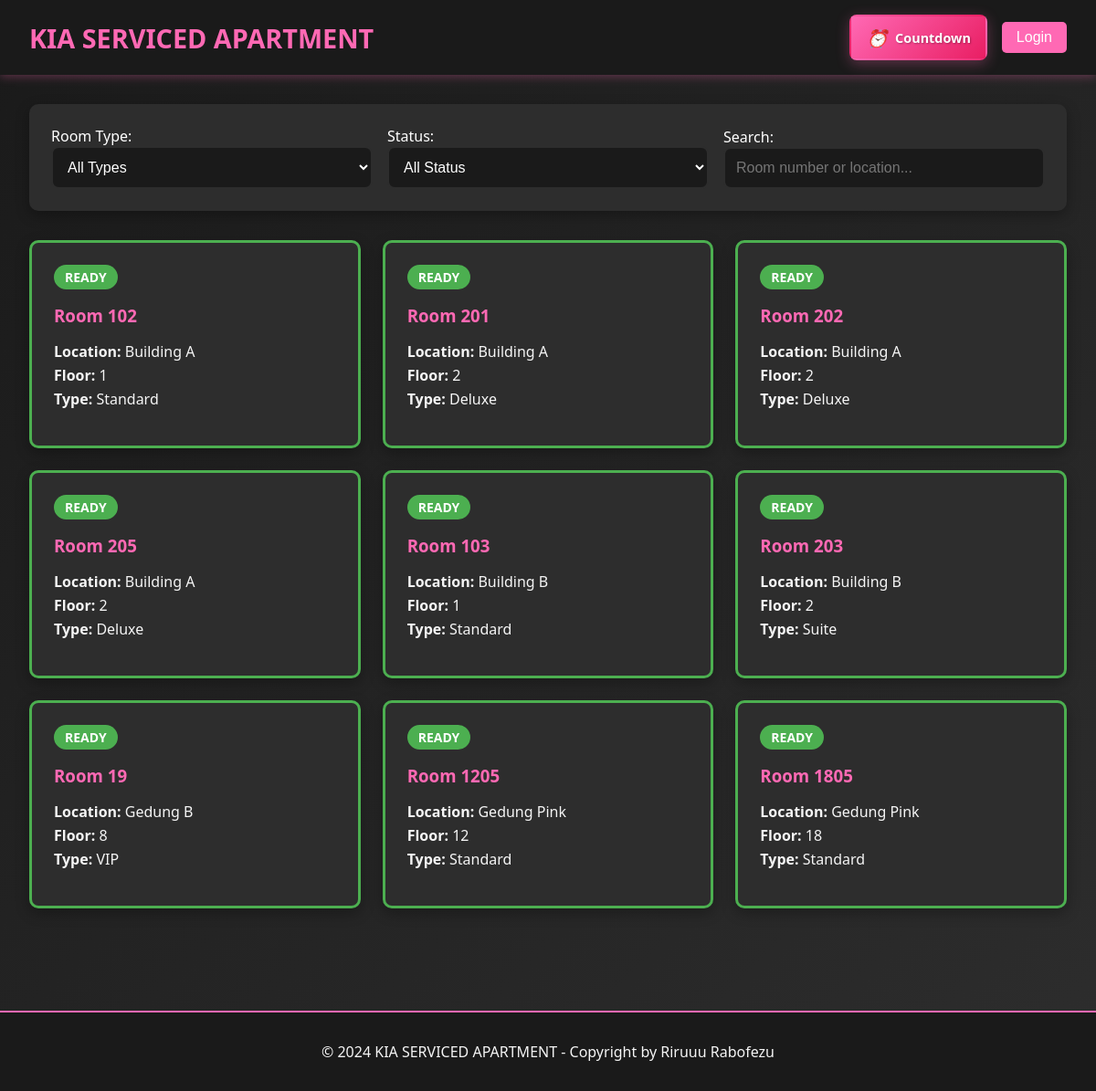
Before: / with the older database file.
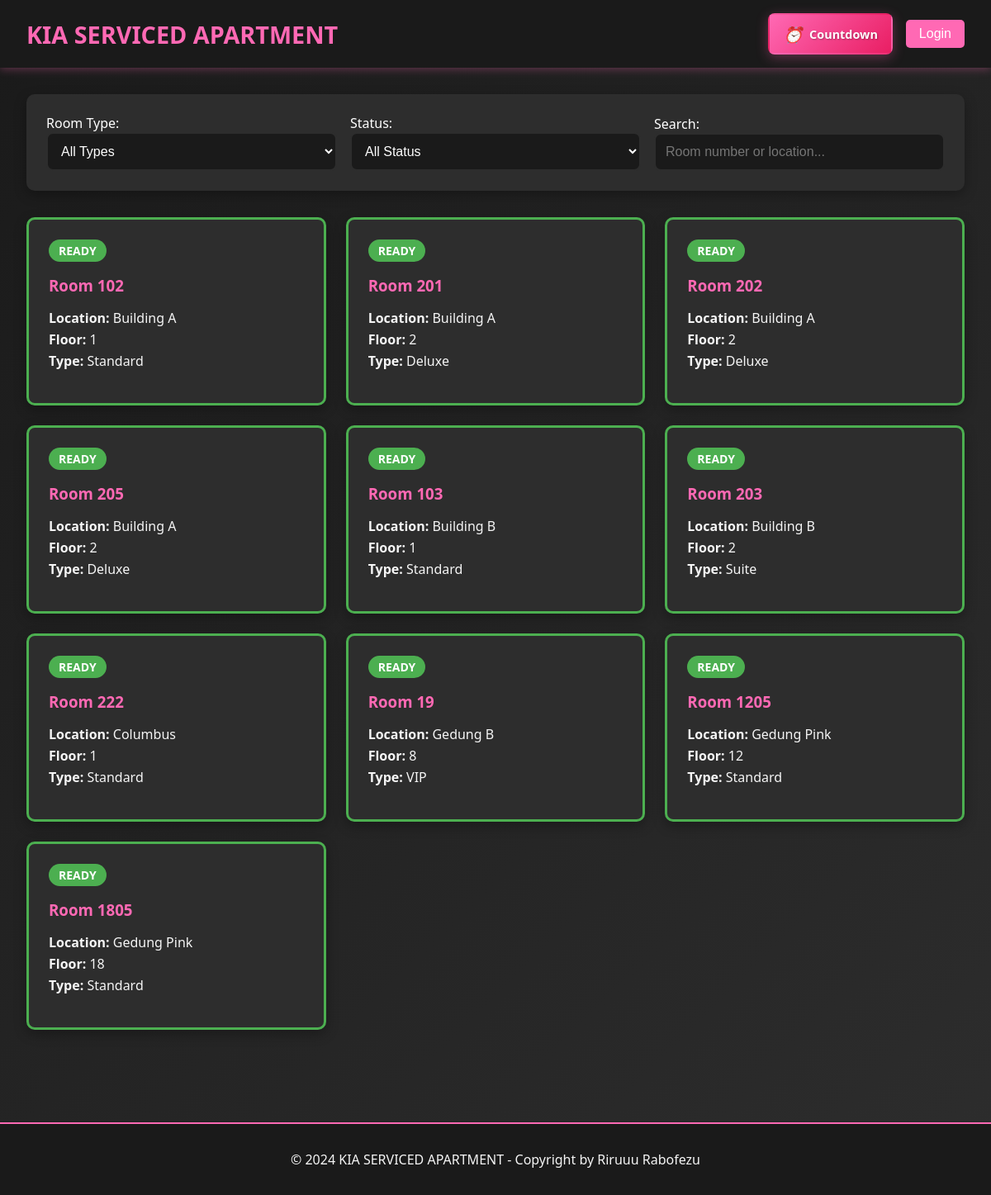
After: the same page with the newer database file.
### tables this page shows
CREATE TABLE `rooms` (
  `id` int(11) NOT NULL,
  `location` varchar(100) NOT NULL,
  `floor_number` int(11) NOT NULL,
  `room_number` varchar(20) NOT NULL,
  `room_type` varchar(50) NOT NULL,
  `wifi_name` varchar(100) DEFAULT NULL,
  `wifi_password` varchar(100) DEFAULT NULL,
  `status` enum('ready','booked','checkin','checkout') DEFAULT 'ready',
  `created_at` timestamp NOT NULL DEFAULT CURRENT_TIMESTAMP,
  `updated_at` timestamp NOT NULL DEFAULT CURRENT_TIMESTAMP ON UPDATE CURRENT_TIMESTAMP
);

### includes/config.php (called while the page is built, shortened)
<?php
function isLoggedIn() {
    return isset($_SESSION['user_id']);
}
?>

### index.php (the view, shortened to what the changed rows need)
<?php
require_once 'includes/config.php';
$isLoggedIn = isLoggedIn();
if ($isLoggedIn) {
    $sql = "SELECT r.*,
                   b.id as booking_id,
                   b.guest_name,
                   b.arrival_time,
                   b.phone_number,
                   b.duration_type,
                   b.duration_hours,
                   b.price_amount,
                   b.payment_method,
                   b.deposit_type,
                   b.deposit_amount,
                   b.notes,
                   b.status as booking_status,
                   b.checkin_time,
                   b.checkout_time,
                   b.extra_time_hours,
                   b.extra_time_amount
            FROM rooms r
            LEFT JOIN (
                SELECT b1.*
                FROM bookings b1
                INNER JOIN (
                    SELECT room_id, MAX(id) as max_id
                    FROM bookings
                    WHERE status IN ('booked', 'checkin', 'checkout')
                    GROUP BY room_id
                ) b2 ON b1.room_id = b2.room_id AND b1.id = b2.max_id
            ) b ON r.id = b.room_id
            ORDER BY
                CASE
                    WHEN b.status = 'booked' AND b.arrival_time < NOW() THEN 1
                    ELSE 2
                END,
                r.location, r.floor_number, r.room_number";
} else {
    $sql = "SELECT r.*,
                   b.id as booking_id,
                   b.guest_name,
                   b.arrival_time,
                   b.phone_number,
                   b.duration_type,
                   b.duration_hours,
                   b.price_amount,
                   b.payment_method,
                   b.deposit_type,
                   b.deposit_amount,
                   b.notes,
                   b.status as booking_status,
                   b.checkin_time,
                   b.checkout_time,
                   b.extra_time_hours,
                   b.extra_time_amount
            FROM rooms r
            LEFT JOIN (
                SELECT b1.*
                FROM bookings b1
                INNER JOIN (
                    SELECT room_id, MAX(id) as max_id
                    FROM bookings
                    WHERE status IN ('booked', 'checkin')
                    GROUP BY room_id
                ) b2 ON b1.room_id = b2.room_id AND b1.id = b2.max_id
            ) b ON r.id = b.room_id
            ORDER BY
                CASE
                    WHEN b.status = 'booked' AND b.arrival_time < NOW() THEN 1
                    ELSE 2
                END,
                r.location, r.floor_number, r.room_number";
}
$stmt = $pdo->prepare($sql);
$stmt->execute();
$rooms = $stmt->fetchAll();
foreach ($rooms as $key => $room) {
    if ($room['status'] == 'ready') {
        $rooms[$key]['status'] = 'ready';
        $rooms[$key]['booking_id'] = null;
        $rooms[$key]['guest_name'] = null;
        $rooms[$key]['arrival_time'] = null;
        $rooms[$key]['phone_number'] = null;
        $rooms[$key]['duration_type'] = null;
        $rooms[$key]['duration_hours'] = null;
        $rooms[$key]['price_amount'] = null;
        $rooms[$key]['payment_method'] = null;
        $rooms[$key]['deposit_type'] = null;
        $rooms[$key]['deposit_amount'] = null;
        $rooms[$key]['notes'] = null;
        $rooms[$key]['booking_status'] = null;
        $rooms[$key]['checkin_time'] = null;
        $rooms[$key]['checkout_time'] = null;
        $rooms[$key]['extra_time_hours'] = null;
        $rooms[$key]['extra_time_amount'] = null;
    } elseif ($room['booking_id']) {
        $rooms[$key]['status'] = $room['booking_status'];
    } else {
        $rooms[$key]['status'] = 'ready';
    }
}
?>
<!DOCTYPE html>
<html lang="id">
<head>
    <link rel="stylesheet" href="assets/css/style.css">
</head>
<body>
    <div class="container">
        <div class="rooms-grid">
            <?php foreach ($rooms as $room): ?>
                <div class="room-card <?php echo $room['status']; ?>"
                     data-room-type="<?php echo htmlspecialchars($room['room_type']); ?>"
                     data-status="<?php echo $room['status']; ?>"
                     data-room-number="<?php echo htmlspecialchars($room['room_number']); ?>"
                     data-location="<?php echo htmlspecialchars($room['location']); ?>">
                    <div class="room-status status-<?php echo $room['status']; ?>">
                        <?php echo ucfirst($room['status']); ?>
                    </div>
                    <div class="room-info">
                        <h3>Room <?php echo htmlspecialchars($room['room_number']); ?></h3>
                        <div class="room-details">
                            <p><strong>Location:</strong> <?php echo htmlspecialchars($room['location']); ?></p>
                            <p><strong>Floor:</strong> <?php echo $room['floor_number']; ?></p>
                            <p><strong>Type:</strong> <?php echo htmlspecialchars($room['room_type']); ?></p>
                        </div>
                    </div>
                </div>
            <?php endforeach; ?>
        </div>
    </div>
</body>
</html>

Changed rows visible on the page:
added rooms: status "READY", room_number "222", location "Columbus", floor_number "1", room_type "Standard"
